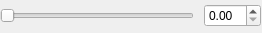
<?xml version="1.0" encoding="UTF-8"?>
<ui version="4.0">
 <class>SliderDoubleSpinbox</class>
 <widget class="QWidget" name="SliderDoubleSpinbox">
  <property name="geometry">
   <rect>
    <x>0</x>
    <y>0</y>
    <width>262</width>
    <height>33</height>
   </rect>
  </property>
  <property name="windowTitle">
   <string>Form</string>
  </property>
  <widget class="QWidget" name="horizontalLayoutWidget">
   <property name="geometry">
    <rect>
     <x>0</x>
     <y>0</y>
     <width>261</width>
     <height>31</height>
    </rect>
   </property>
   <layout class="QHBoxLayout" name="horizontalLayout">
    <property name="spacing">
     <number>10</number>
    </property>
    <item>
     <widget class="QSlider" name="qtHorizontalSlider">
      <property name="orientation">
       <enum>Qt::Horizontal</enum>
      </property>
     </widget>
    </item>
    <item>
     <widget class="QDoubleSpinBox" name="qtDoubleSpinBox"/>
    </item>
   </layout>
  </widget>
 </widget>
 <resources/>
 <connections/>
</ui>
